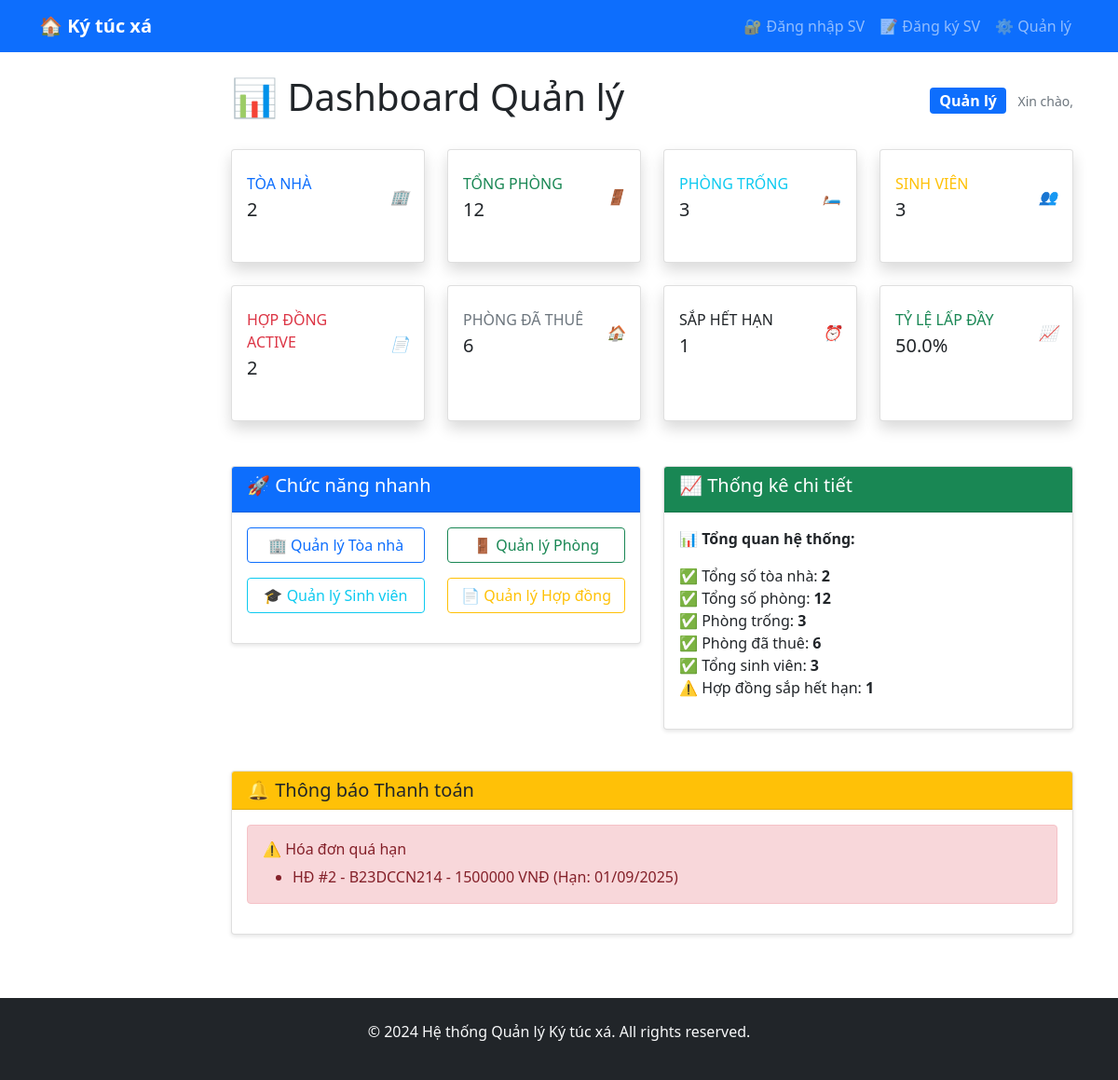
/dashboard/, run on the app's committed database.
### payment/models.py (models this page shows, shortened)
class Payment(models.Model):
    PAYMENT_METHODS = (
        ('cash', 'Tiền mặt'),
        ('bank_transfer', 'Chuyển khoản'),
        ('momo', 'Ví MoMo'),
        ('zalopay', 'ZaloPay'),
    )
    STATUS_CHOICES = (
        ('pending', 'Chờ thanh toán'),
        ('paid', 'Đã thanh toán'),
        ('cancelled', 'Đã hủy'),
        ('failed', 'Thất bại'),
    )
    contract = models.ForeignKey(Contract, on_delete=models.CASCADE)
    amount = models.DecimalField(max_digits=12, decimal_places=2)
    payment_method = models.CharField(max_length=20, choices=PAYMENT_METHODS, default='cash')
    status = models.CharField(max_length=20, choices=STATUS_CHOICES, default='pending')
    due_date = models.DateField()
    paid_date = models.DateField(null=True, blank=True)
    transaction_id = models.CharField(max_length=100, blank=True)
    notes = models.TextField(blank=True)
    created_at = models.DateTimeField(auto_now_add=True)
    updated_at = models.DateTimeField(auto_now=True)

### dormitory/models.py (models this page shows, shortened)
class Contract(models.Model):
    contract_number = models.CharField(max_length=20, unique=True)
    student = models.ForeignKey(Student, on_delete=models.CASCADE)
    room = models.ForeignKey(Room, on_delete=models.CASCADE)
    start_date = models.DateField()
    end_date = models.DateField()
    deposit = models.DecimalField(max_digits=10, decimal_places=2)
    status_choices = (
        ('active', 'Đang hoạt động'),
        ('expired', 'Đã hết hạn'),
        ('terminated', 'Đã chấm dứt'),
    )
    status = models.CharField(max_length=20, choices=status_choices, default='active')
    created_at = models.DateTimeField(auto_now_add=True)

class Student(models.Model):
    user = models.OneToOneField(CustomUser, on_delete=models.CASCADE)
    student_id = models.CharField(max_length=20, unique=True)
    university = models.CharField(max_length=200)
    faculty = models.CharField(max_length=100)
    course = models.CharField(max_length=50)
    full_name = models.CharField(max_length=100, blank=True)
    date_of_birth = models.DateField(null=True, blank=True)

### dormitory/views.py (the view)
# urls.py: path('dashboard/', views.dashboard, name='dashboard'),
def dashboard(request):
    total_buildings = Building.objects.count()
    total_rooms = Room.objects.count()
    available_rooms = Room.objects.filter(status='available').count()
    occupied_rooms = Room.objects.filter(status='occupied').count()
    total_students = Student.objects.count()
    active_contracts = Contract.objects.filter(status='active').count()
    if total_rooms > 0:
        occupancy_percentage = (occupied_rooms / total_rooms) * 100
    else:
        occupancy_percentage = 0
    from datetime import date, timedelta
    upcoming_expiry = Contract.objects.filter(
        status='active',
        end_date__lte=date.today() + timedelta(days=30)
    ).count()
    from payment.models import Payment
    from django.utils import timezone
    today = timezone.now().date()
    overdue_payments = Payment.objects.filter(
        status='pending',
        due_date__lt=today
    ).select_related('contract__student', 'contract__room')[:5]  # 5 cái gần nhất
    upcoming_payments = Payment.objects.filter(
        status='pending',
        due_date__range=[today, today + timedelta(days=7)]
    ).select_related('contract__student', 'contract__room')[:5]
    total_pending_payments = Payment.objects.filter(status='pending').count()
    total_overdue_payments = Payment.objects.filter(status='pending', due_date__lt=today).count()
    context = {
        'stats': {
            'total_buildings': total_buildings,
            'total_rooms': total_rooms,
            'available_rooms': available_rooms,
            'occupied_rooms': occupied_rooms,
            'occupancy_percentage': occupancy_percentage,
            'total_students': total_students,
            'active_contracts': active_contracts,
            'upcoming_expiry': upcoming_expiry,
            'total_pending_payments': total_pending_payments,
            'total_overdue_payments': total_overdue_payments,
        },
        'overdue_payments': overdue_payments,
        'upcoming_payments': upcoming_payments,
        'today': today,
    }
    return render(request, 'dormitory/dashboard.html', context)

### dormitory/templates/dormitory/dashboard.html (shortened to what this page needs)
{% extends 'base.html' %}
{% block content %}
<div class="d-flex justify-content-between align-items-center mb-4">
    <h1>📊 Dashboard Quản lý</h1>
    <div>
        <span class="badge bg-primary fs-6">Quản lý</span>
        <small class="text-muted ms-2">Xin chào, {{ user.username }}</small>
    </div>
</div>
<div class="row">
    <div class="col-xl-3 col-md-6 mb-4">
        <div class="card border-left-primary shadow h-100 py-2">
            <div class="card-body">
                <div class="row no-gutters align-items-center">
                    <div class="col mr-2">
                        <div class="text-xs font-weight-bold text-primary text-uppercase mb-1">
                            Tòa nhà
                        </div>
                        <div class="h5 mb-0 font-weight-bold text-gray-800">
                            {{ stats.total_buildings }}
                        </div>
                    </div>
                    <div class="col-auto">
                        <i class="fas fa-building fa-2x text-gray-300">🏢</i>
                    </div>
                </div>
            </div>
        </div>
    </div>
    <div class="col-xl-3 col-md-6 mb-4">
        <div class="card border-left-success shadow h-100 py-2">
            <div class="card-body">
                <div class="row no-gutters align-items-center">
                    <div class="col mr-2">
                        <div class="text-xs font-weight-bold text-success text-uppercase mb-1">
                            Tổng phòng
                        </div>
                        <div class="h5 mb-0 font-weight-bold text-gray-800">
                            {{ stats.total_rooms }}
                        </div>
                    </div>
                    <div class="col-auto">
                        <i class="fas fa-door-closed fa-2x text-gray-300">🚪</i>
                    </div>
                </div>
            </div>
        </div>
    </div>
    <div class="col-xl-3 col-md-6 mb-4">
        <div class="card border-left-info shadow h-100 py-2">
            <div class="card-body">
                <div class="row no-gutters align-items-center">
                    <div class="col mr-2">
                        <div class="text-xs font-weight-bold text-info text-uppercase mb-1">
                            Phòng trống
                        </div>
                        <div class="h5 mb-0 font-weight-bold text-gray-800">
                            {{ stats.available_rooms }}
                        </div>
                    </div>
                    <div class="col-auto">
                        <i class="fas fa-bed fa-2x text-gray-300">🛏️</i>
                    </div>
                </div>
            </div>
        </div>
    </div>
    <div class="col-xl-3 col-md-6 mb-4">
        <div class="card border-left-warning shadow h-100 py-2">
            <div class="card-body">
                <div class="row no-gutters align-items-center">
                    <div class="col mr-2">
                        <div class="text-xs font-weight-bold text-warning text-uppercase mb-1">
                            Sinh viên
                        </div>
                        <div class="h5 mb-0 font-weight-bold text-gray-800">
                            {{ stats.total_students }}
                        </div>
                    </div>
                    <div class="col-auto">
                        <i class="fas fa-users fa-2x text-gray-300">👥</i>
                    </div>
                </div>
            </div>
        </div>
    </div>
</div>
<div class="row">
    <div class="col-xl-3 col-md-6 mb-4">
        <div class="card border-left-danger shadow h-100 py-2">
            <div class="card-body">
                <div class="row no-gutters align-items-center">
                    <div class="col mr-2">
                        <div class="text-xs font-weight-bold text-danger text-uppercase mb-1">
                            Hợp đồng Active
                        </div>
                        <div class="h5 mb-0 font-weight-bold text-gray-800">
                            {{ stats.active_contracts }}
                        </div>
                    </div>
                    <div class="col-auto">
                        <i class="fas fa-file-contract fa-2x text-gray-300">📄</i>
                    </div>
                </div>
            </div>
        </div>
    </div>
    <div class="col-xl-3 col-md-6 mb-4">
        <div class="card border-left-secondary shadow h-100 py-2">
            <div class="card-body">
                <div class="row no-gutters align-items-center">
                    <div class="col mr-2">
                        <div class="text-xs font-weight-bold text-secondary text-uppercase mb-1">
                            Phòng đã thuê
                        </div>
                        <div class="h5 mb-0 font-weight-bold text-gray-800">
                            {{ stats.occupied_rooms }}
                        </div>
                    </div>
                    <div class="col-auto">
                        <i class="fas fa-home fa-2x text-gray-300">🏠</i>
                    </div>
                </div>
            </div>
        </div>
    </div>
    <div class="col-xl-3 col-md-6 mb-4">
        <div class="card border-left-dark shadow h-100 py-2">
            <div class="card-body">
                <div class="row no-gutters align-items-center">
                    <div class="col mr-2">
                        <div class="text-xs font-weight-bold text-dark text-uppercase mb-1">
                            Sắp hết hạn
                        </div>
                        <div class="h5 mb-0 font-weight-bold text-gray-800">
                            {{ stats.upcoming_expiry }}
                        </div>
                    </div>
                    <div class="col-auto">
                        <i class="fas fa-clock fa-2x text-gray-300">⏰</i>
                    </div>
                </div>
            </div>
        </div>
    </div>
    <div class="col-xl-3 col-md-6 mb-4">
        <div class="card border-left-success shadow h-100 py-2">
            <div class="card-body">
                <div class="row no-gutters align-items-center">
                    <div class="col mr-2">
                        <div class="text-xs font-weight-bold text-success text-uppercase mb-1">
                            Tỷ lệ lấp đầy
                        </div>
                        <div class="h5 mb-0 font-weight-bold text-gray-800">
                            {{ stats.occupancy_percentage|floatformat:1 }}%
                        </div>
                    </div>
                    <div class="col-auto">
                        <i class="fas fa-chart-pie fa-2x text-gray-300">📈</i>
                    </div>
                </div>
            </div>
        </div>
    </div>
</div>
<div class="row mt-4">
    <div class="col-md-6">
        <div class="card">
            <div class="card-header bg-primary text-white">
                <h5>🚀 Chức năng nhanh</h5>
            </div>
            <div class="card-body">
                <div class="row">
                    <div class="col-md-6 mb-3">
                        <a href="/admin/dormitory/building/" class="btn btn-outline-primary w-100">
                            🏢 Quản lý Tòa nhà
                        </a>
                    </div>
                    <div class="col-md-6 mb-3">
                        <a href="/admin/dormitory/room/" class="btn btn-outline-success w-100">
                            🚪 Quản lý Phòng
                        </a>
                    </div>
                    <div class="col-md-6 mb-3">
                        <a href="/admin/dormitory/student/" class="btn btn-outline-info w-100">
                            🎓 Quản lý Sinh viên
                        </a>
                    </div>
                    <div class="col-md-6 mb-3">
                        <a href="/admin/dormitory/contract/" class="btn btn-outline-warning w-100">
                            📄 Quản lý Hợp đồng
                        </a>
                    </div>
                </div>
            </div>
        </div>
    </div>
    <div class="col-md-6">
        <div class="card">
            <div class="card-header bg-success text-white">
                <h5>📈 Thống kê chi tiết</h5>
            </div>
            <div class="card-body">
                <p>📊 <strong>Tổng quan hệ thống:</strong></p>
                <ul class="list-unstyled">
                    <li>✅ Tổng số tòa nhà: <strong>{{ stats.total_buildings }}</strong></li>
                    <li>✅ Tổng số phòng: <strong>{{ stats.total_rooms }}</strong></li>
                    <li>✅ Phòng trống: <strong>{{ stats.available_rooms }}</strong></li>
                    <li>✅ Phòng đã thuê: <strong>{{ stats.occupied_rooms }}</strong></li>
                    <li>✅ Tổng sinh viên: <strong>{{ stats.total_students }}</strong></li>
                    <li>⚠️ Hợp đồng sắp hết hạn: <strong>{{ stats.upcoming_expiry }}</strong></li>
                </ul>
            </div>
        </div>
    </div>
</div>
{% if overdue_payments or upcoming_payments %}
{% include 'payment/payment_notifications.html' %}
{% endif %}
{% endblock %}

### payment/templates/payment/payment_notifications.html (shortened to what this page needs)
<div class="card mt-4">
    <div class="card-header bg-warning text-dark">
        <h5 class="mb-0">🔔 Thông báo Thanh toán</h5>
    </div>
    <div class="card-body">
        {% if overdue_payments %}
        <div class="alert alert-danger">
            <h6>⚠️ Hóa đơn quá hạn</h6>
            <ul class="mb-0">
                {% for payment in overdue_payments %}
                <li>
                    HĐ #{{ payment.id }} - {{ payment.contract.student.student_id }}
                    - {{ payment.amount|floatformat:0 }} VNĐ
                    (Hạn: {{ payment.due_date|date:"d/m/Y" }})
                </li>
                {% endfor %}
            </ul>
        </div>
        {% endif %}
    </div>
</div>

### templates/base.html (style rules this page uses)
.card { box-shadow: 0 2px 4px rgba(0, 0, 0, 0.1); margin-bottom: 20px; }

### data on the page
Payment: id "2", contract.student.student_id "B23DCCN214", amount "1500000", due_date "01/09/2025"

### other printed values
{{ stats.total_buildings }} "2"
{{ stats.total_rooms }} "12"
{{ stats.available_rooms }} "3"
{{ stats.total_students }} "3"
{{ stats.active_contracts }} "2"
{{ stats.occupied_rooms }} "6"
{{ stats.upcoming_expiry }} "1"
{{ stats.occupancy_percentage|floatformat:1 }} "50.0"
